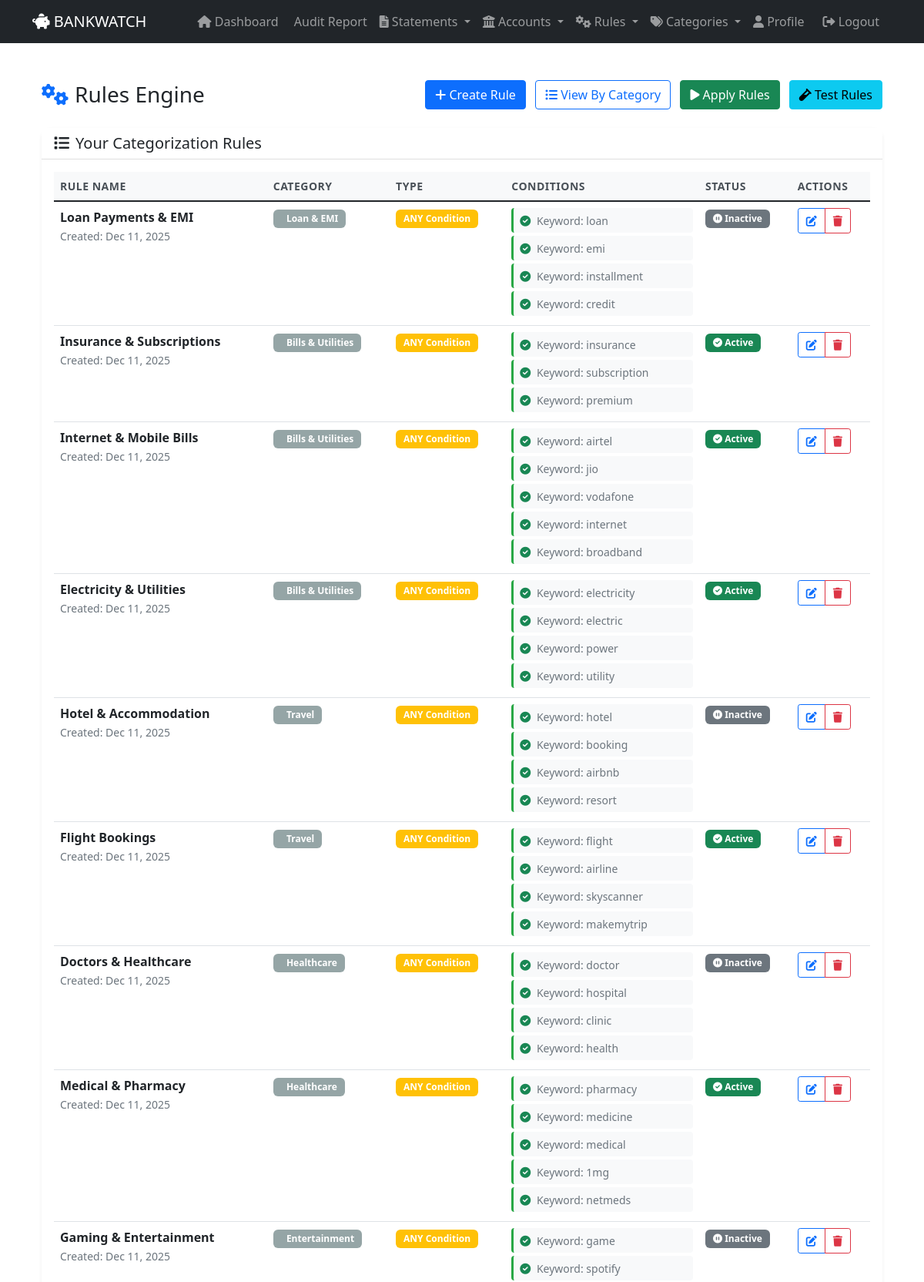
The app's page /analyzer/rules/ (signed in, upper part) with its own data.
### analyzer/models.py (models this page shows, shortened)
class Rule(models.Model):
    user = models.ForeignKey(User, on_delete=models.CASCADE, related_name='rules')
    name = models.CharField(max_length=100)
    category = models.CharField(max_length=20, choices=Transaction.CATEGORY_CHOICES, default='OTHER')
    is_active = models.BooleanField(default=True)
    created_at = models.DateTimeField(auto_now_add=True)
    updated_at = models.DateTimeField(auto_now=True)
    RULE_TYPE_CHOICES = [
        ('AND', 'All conditions must match (AND)'),
        ('OR', 'Any condition matches (OR)'),
    ]
    rule_type = models.CharField(max_length=3, choices=RULE_TYPE_CHOICES, default='AND')
    is_default = models.BooleanField(default=False, help_text="Mark as default rule to auto-apply on results page")
    is_summary_rule = models.BooleanField(default=False, help_text="Marks aggregation rules (Total Credit/Debit/etc)")
    def get_category_color(self):
        from .models import Transaction
        return Transaction().get_category_color()

class RuleCondition(models.Model):
    rule = models.ForeignKey(Rule, on_delete=models.CASCADE, related_name='conditions')
    CONDITION_TYPE_CHOICES = [
        ('KEYWORD', 'Keyword in Description'),
        ('AMOUNT', 'Amount Range'),
        ('DATE', 'Date Range'),
        ('SOURCE', 'Transaction Source/Channel'),
    ]
    condition_type = models.CharField(max_length=20, choices=CONDITION_TYPE_CHOICES)
    keyword = models.CharField(max_length=100, blank=True)
    keyword_match_type = models.CharField(max_length=20, choices=[
        ('CONTAINS', 'Contains'),
        ('STARTS_WITH', 'Starts With'),
        ('ENDS_WITH', 'Ends With'),
        ('EXACT', 'Exact Match'),
    ], blank=True)
    amount_operator = models.CharField(max_length=20, choices=[
        ('EQUALS', 'Equals'),
        ('GREATER_THAN', 'Greater Than'),
        ('LESS_THAN', 'Less Than'),
        ('BETWEEN', 'Between'),
        ('GREATER_THAN_EQUAL', 'Greater Than or Equal'),
        ('LESS_THAN_EQUAL', 'Less Than or Equal'),
    ], blank=True)
    amount_value = models.DecimalField(max_digits=12, decimal_places=2, null=True, blank=True)
    amount_value2 = models.DecimalField(max_digits=12, decimal_places=2, null=True, blank=True)
    date_start = models.DateField(null=True, blank=True)
    date_end = models.DateField(null=True, blank=True)
    source_channel = models.CharField(max_length=50, blank=True, choices=[
        ('PAYTM', 'Paytm'),
        ('PHONEPE', 'PhonePe'),
        ('GOOGLE_PAY', 'Google Pay'),
        ('UPI', 'UPI'),
        ('DEBIT_CARD', 'Debit Card'),
        ('CREDIT_CARD', 'Credit Card'),
        ('NET_BANKING', 'Net Banking'),
        ('CHEQUE', 'Cheque'),
        ('NEFT', 'NEFT'),
        ('RTGS', 'RTGS'),
    ])
    def __str__(self):
        if self.condition_type == 'KEYWORD':
            return f"Keyword: {self.keyword}"
        elif self.condition_type == 'AMOUNT':
            if self.amount_operator == 'BETWEEN' and self.amount_value2:
                return f"Amount between {self.amount_value} and {self.amount_value2}"
            return f"Amount {self.get_amount_operator_display()}: {self.amount_value}"
        elif self.condition_type == 'DATE':
            return f"Date: {self.date_start} to {self.date_end}"
        elif self.condition_type == 'SOURCE':
            return f"Source: {self.get_source_channel_display()}"
        return f"Condition #{self.id}"

### analyzer/views.py (the view)
# urls.py: path('rules/', views.rules_list, name='rules_list'),
@login_required
def rules_list(request):
    rules = Rule.objects.filter(user=request.user).order_by('-created_at')
    return render(request, 'analyzer/rules_list.html', {'rules': rules})

### analyzer/models.py (called while the page is built)
    def get_category_color(self):
        colors = {
            'INCOME': '#27ae60',
            'FOOD': '#e67e22',
            'SHOPPING': '#9b59b6',
            'BILLS': '#e74c3c',
            'TRANSPORT': '#3498db',
            'ENTERTAINMENT': '#f1c40f',
            'HEALTHCARE': '#e74c3c',
            'LOAN': '#34495e',
            'TRAVEL': '#1abc9c',
            'OTHER': '#95a5a6'
        }
        return colors.get(self.category, '#95a5a6')

### templates/analyzer/rules_list.html (shortened to what this page needs)
{% extends 'base.html' %}
{% load static %}
{% block content %}
<div class="container py-4">
    <div class="d-flex justify-content-between align-items-center mb-4">
        <h1 class="h3 mb-0">
            <i class="fas fa-cogs text-primary me-2"></i>Rules Engine
        </h1>
        <div>
            <a href="{% url 'create_rule' %}" class="btn btn-primary me-2">
                <i class="fas fa-plus"></i> Create Rule
            </a>
            <a href="{% url 'rules_categorized' %}" class="btn btn-outline-primary me-2">
                <i class="fas fa-list-ul"></i> View By Category
            </a>
            <a href="{% url 'apply_rules' %}" class="btn btn-success me-2">
                <i class="fas fa-play"></i> Apply Rules
            </a>
            <a href="{% url 'test_rules' %}" class="btn btn-info">
                <i class="fas fa-vial"></i> Test Rules
            </a>
        </div>
    </div>
    <div class="card shadow-sm">
        <div class="card-header bg-white">
            <h5 class="mb-0"><i class="fas fa-list me-2"></i>Your Categorization Rules</h5>
        </div>
        <div class="card-body">
            {% if rules %}
            <div class="table-responsive">
                <table class="table table-hover">
                    <thead class="table-light">
                        <tr>
                            <th>Rule Name</th>
                            <th>Category</th>
                            <th>Type</th>
                            <th>Conditions</th>
                            <th>Status</th>
                            <th>Actions</th>
                        </tr>
                    </thead>
                    <tbody>
                        {% for rule in rules %}
                        <tr>
                            <td>
                                <strong>{{ rule.name }}</strong>
                                <br>
                                <small class="text-muted">Created: {{ rule.created_at|date:"M d, Y" }}</small>
                            </td>
                            <td>
                                <span class="badge" style="background-color: {{ rule.get_category_color }}">
                                    {{ rule.get_category_display }}
                                </span>
                            </td>
                            <td>
                                {% if rule.rule_type == 'AND' %}
                                    <span class="badge bg-info">ALL Conditions</span>
                                {% else %}
                                    <span class="badge bg-warning">ANY Condition</span>
                                {% endif %}
                            </td>
                            <td>
                                <div class="condition-list">
                                    {% for condition in rule.conditions.all %}
                                    <div class="condition-item">
                                        <small class="text-muted">
                                            <i class="fas fa-check-circle text-success me-1"></i>
                                            {{ condition }}
                                        </small>
                                    </div>
                                    {% empty %}
                                    <small class="text-muted">No conditions</small>
                                    {% endfor %}
                                </div>
                            </td>
                            <td>
                                {% if rule.is_active %}
                                    <span class="badge bg-success">
                                        <i class="fas fa-check-circle"></i> Active
                                    </span>
                                {% else %}
                                    <span class="badge bg-secondary">
                                        <i class="fas fa-pause-circle"></i> Inactive
                                    </span>
                                {% endif %}
                            </td>
                            <td>
                                <div class="btn-group btn-group-sm">
                                    <a href="{% url 'edit_rule' rule.id %}" class="btn btn-outline-primary">
                                        <i class="fas fa-edit"></i>
                                    </a>
                                    <button type="button" class="btn btn-outline-danger"
                                            data-bs-toggle="modal"
                                            data-bs-target="#deleteModal{{ rule.id }}">
                                        <i class="fas fa-trash"></i>
                                    </button>
                                </div>
                            </td>
                        </tr>
                        {% endfor %}
                    </tbody>
                </table>
            </div>
            {% endif %}
        </div>
    </div>
</div>
{% endblock %}

### templates/analyzer/rules_list.html (style rules this page uses)
.condition-list .condition-item { margin-bottom: 4px; padding: 4px 8px; background: #f8f9fa; border-radius: 4px; border-left: 3px solid #28a745; }
.badge { padding: 6px 10px; border-radius: 6px; }
.table th { font-weight: 600; color: #495057; font-size: 0.875rem; text-transform: uppercase; letter-spacing: 0.5px; }
.card { border: none; border-radius: 12px; }
.btn-group-sm .btn { padding: 5px 10px; }

### records on screen
Rule: name "Loan Payments & EMI", created_at "Dec 11, 2025", category "Loan & EMI", rule_type "ANY Condition", is_active False (drawn)
RuleCondition: condition_type+keyword "Keyword: loan"
RuleCondition: condition_type+keyword "Keyword: emi"
RuleCondition: condition_type+keyword "Keyword: installment"
RuleCondition: condition_type+keyword "Keyword: credit"
Rule: name "Insurance & Subscriptions", created_at "Dec 11, 2025", category "Bills & Utilities", rule_type "ANY Condition", is_active True (drawn)
RuleCondition: condition_type+keyword "Keyword: insurance"
RuleCondition: condition_type+keyword "Keyword: subscription"
RuleCondition: condition_type+keyword "Keyword: premium"
Rule: name "Internet & Mobile Bills", created_at "Dec 11, 2025", category "Bills & Utilities", rule_type "ANY Condition", is_active True (drawn)
RuleCondition: condition_type+keyword "Keyword: airtel"
RuleCondition: condition_type+keyword "Keyword: jio"
RuleCondition: condition_type+keyword "Keyword: vodafone"
RuleCondition: condition_type+keyword "Keyword: internet"
RuleCondition: condition_type+keyword "Keyword: broadband"
Rule: name "Electricity & Utilities", created_at "Dec 11, 2025", category "Bills & Utilities", rule_type "ANY Condition", is_active True (drawn)
RuleCondition: condition_type+keyword "Keyword: electricity"
RuleCondition: condition_type+keyword "Keyword: electric"
RuleCondition: condition_type+keyword "Keyword: power"
RuleCondition: condition_type+keyword "Keyword: utility"
Rule: name "Hotel & Accommodation", created_at "Dec 11, 2025", category "Travel", rule_type "ANY Condition", is_active False (drawn)
RuleCondition: condition_type+keyword "Keyword: hotel"
RuleCondition: condition_type+keyword "Keyword: booking"
RuleCondition: condition_type+keyword "Keyword: airbnb"
RuleCondition: condition_type+keyword "Keyword: resort"
Rule: name "Flight Bookings", created_at "Dec 11, 2025", category "Travel", rule_type "ANY Condition", is_active True (drawn)
RuleCondition: condition_type+keyword "Keyword: flight"
RuleCondition: condition_type+keyword "Keyword: airline"
RuleCondition: condition_type+keyword "Keyword: skyscanner"
RuleCondition: condition_type+keyword "Keyword: makemytrip"
Rule: name "Doctors & Healthcare", created_at "Dec 11, 2025", category "Healthcare", rule_type "ANY Condition", is_active False (drawn)
RuleCondition: condition_type+keyword "Keyword: doctor"
RuleCondition: condition_type+keyword "Keyword: hospital"
RuleCondition: condition_type+keyword "Keyword: clinic"
RuleCondition: condition_type+keyword "Keyword: health"
Rule: name "Medical & Pharmacy", created_at "Dec 11, 2025", category "Healthcare", rule_type "ANY Condition", is_active True (drawn)
RuleCondition: condition_type+keyword "Keyword: pharmacy"
RuleCondition: condition_type+keyword "Keyword: medicine"
RuleCondition: condition_type+keyword "Keyword: medical"
RuleCondition: condition_type+keyword "Keyword: 1mg"
RuleCondition: condition_type+keyword "Keyword: netmeds"
Rule: name "Gaming & Entertainment", created_at "Dec 11, 2025", category "Entertainment", rule_type "ANY Condition", is_active False (drawn)
RuleCondition: condition_type+keyword "Keyword: game"
RuleCondition: condition_type+keyword "Keyword: spotify"
